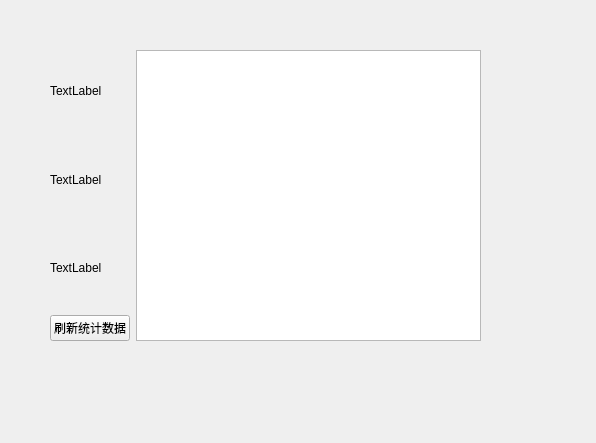
<?xml version="1.0" encoding="UTF-8"?>
<ui version="4.0">
 <class>StatsWidget</class>
 <widget class="QWidget" name="StatsWidget">
  <property name="geometry">
   <rect>
    <x>0</x>
    <y>0</y>
    <width>596</width>
    <height>443</height>
   </rect>
  </property>
  <property name="windowTitle">
   <string>Form</string>
  </property>
  <widget class="QWidget" name="">
   <property name="geometry">
    <rect>
     <x>50</x>
     <y>50</y>
     <width>431</width>
     <height>291</height>
    </rect>
   </property>
   <layout class="QHBoxLayout" name="horizontalLayout">
    <item>
     <layout class="QVBoxLayout" name="verticalLayout">
      <item>
       <widget class="QLabel" name="labelTotalSales">
        <property name="text">
         <string>TextLabel</string>
        </property>
       </widget>
      </item>
      <item>
       <widget class="QLabel" name="labelOrderCount">
        <property name="text">
         <string>TextLabel</string>
        </property>
       </widget>
      </item>
      <item>
       <widget class="QLabel" name="labelTotalQuantity">
        <property name="text">
         <string>TextLabel</string>
        </property>
       </widget>
      </item>
      <item>
       <widget class="QPushButton" name="btnRefresh">
        <property name="text">
         <string>刷新统计数据</string>
        </property>
       </widget>
      </item>
     </layout>
    </item>
    <item>
     <widget class="QTableWidget" name="tableRanking"/>
    </item>
   </layout>
  </widget>
 </widget>
 <resources/>
 <connections/>
</ui>
